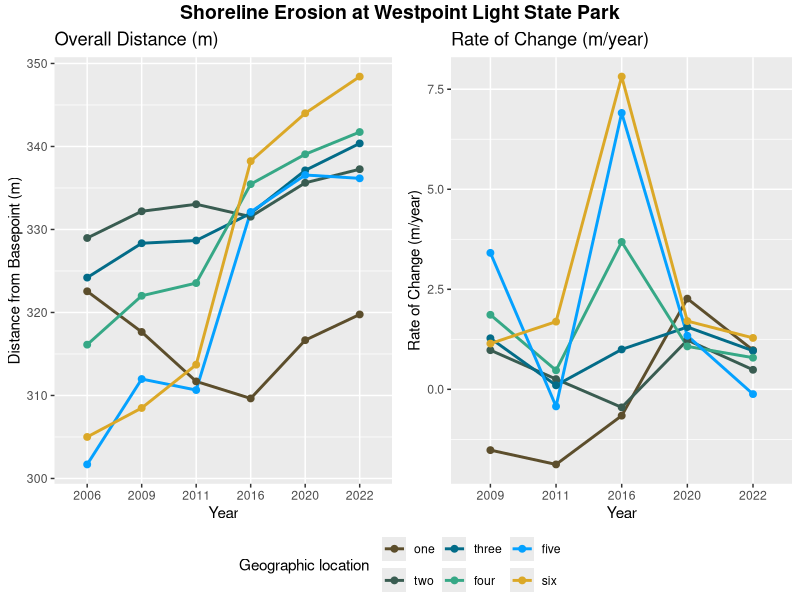

The R script that drew this image:
## ---- chunk 1
#| echo: false
library(ggpubr)
library(tidyverse)
## ---- chunk 2
site.one <- data.frame(year =  c("2006", "2009", "2011", "2016", "2020", "2022"),
                    distance_m = c(322.55, 317.65, 311.69, 309.64, 316.66, 319.76), 
                    position = "one")
## ---- chunk 3
site.two <- data.frame(year =  c("2006", "2009", "2011", "2016", "2020", "2022"),
                         distance_m = c(328.97, 332.19, 333.04, 331.54, 335.62, 337.26), 
                         position = "two")
## ---- chunk 4
site.three <- data.frame(year =  c("2006", "2009", "2011", "2016", "2020", "2022"),
                         distance_m = c(324.20, 328.34, 328.67, 331.95, 337.12, 340.37), 
                         position = "three")
## ---- chunk 5
site.four <- data.frame(year =  c("2006", "2009", "2011", "2016", "2020", "2022"),
                         distance_m = c(316.12, 322.01, 323.54, 335.46, 339.06, 341.74), 
                         position = "four")
## ---- chunk 6
site.five <- data.frame(year =  c("2006", "2009", "2011", "2016", "2020", "2022"),
                         distance_m = c(301.69, 311.98, 310.65, 332.11, 336.56, 336.16), 
                         position = "five")
## ---- chunk 7
site.six <- data.frame(year = c("2006", "2009", "2011", "2016", "2020", "2022"),
                 distance_m = c(305.00, 308.49, 313.71, 338.23, 344.00, 348.42), 
                 position = "six")
## ---- chunk 8
distance_to_baseline <- site.one %>% 
  rbind(site.two, site.three, site.four, site.five, site.six)
distance_to_baseline$year <- factor(distance_to_baseline$year,
                                    levels = c("2006", "2009", "2011", "2016", "2020", "2022"))
distance_to_baseline$position <- factor(distance_to_baseline$position, 
                                        levels = c("one", "two", "three", "four", "five", "six"))
## ---- chunk 9
distance.plot <- ggplot(distance_to_baseline, aes(group=position, y=distance_m, x=year, color=position)) +
  geom_line(linewidth = 1) +
  geom_point(size = 2) +
  scale_color_manual(values = c('#5C4E2C', '#395C51', "#036C88", "#36A886","#04A1FF", "#DBA827"), 
                     name = "Geographic location") +
  xlab("Year") + 
  ylab("Distance from Basepoint (m)") +
  ggtitle("Overall Distance (m)")
## ---- chunk 10
ROC <- distance_to_baseline %>% 
  group_by(position) %>% 
  arrange(position, year) %>% 
  mutate(rate = 100 * (distance_m - lag(distance_m))/lag(distance_m)) %>%
  drop_na()
## ---- chunk 11
ROC.plot <- ggplot(data=ROC, aes(x=year, y=rate, group=position, color = position)) +
  geom_line(linewidth = 1) +
  geom_point(size = 2) +
  scale_color_manual(values = c('#5C4E2C', '#395C51', "#036C88", "#36A886","#04A1FF", "#DBA827"), 
                     name = "Geographic location") +
  xlab("Year") + 
  ylab("Rate of Change (m/year)") +
  ggtitle("Rate of Change (m/year)")
## ---- chunk 12
all.plots <- ggarrange(distance.plot, ROC.plot, common.legend = TRUE, legend="bottom")
annotate_figure(all.plots, top = text_grob("Shoreline Erosion at Westpoint Light State Park", 
                                      color = "black", face = "bold", size = 14))
## ---- chunk 13
distance_to_baseline$year <- as.numeric(as.character(distance_to_baseline$year))
prediction <- distance_to_baseline %>%
  group_by(position) %>%
  mutate(time_diff = max(year) - min(year),
         distance_diff = distance_m[year == 2022] - distance_m[year == 2006],
         m_change_per_year = round(distance_diff / time_diff),
         year_15_erosion = m_change_per_year * 15,
         year_25_erosion = m_change_per_year * 25) %>%
  select(position:year_25_erosion) %>%
  unique()
prediction <- prediction[order(prediction$position),]
prediction
## ---- chunk 14
wavelength <- data.frame(site =  seq(1:6),
                       wavelength = c(58.7, 56.8, 61.5, 85, 57.9, 57.7))
avg.wavelength <- mean(wavelength$wavelength)
